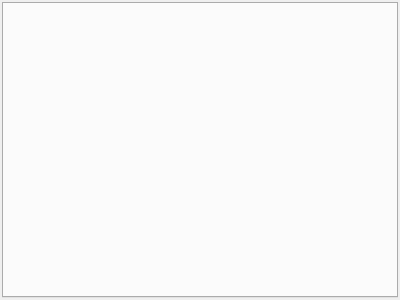
<?xml version="1.0" encoding="UTF-8"?>
<ui version="4.0">
 <class>MainDialogClass</class>
 <widget class="QDialog" name="MainDialogClass">
  <property name="geometry">
   <rect>
    <x>0</x>
    <y>0</y>
    <width>400</width>
    <height>300</height>
   </rect>
  </property>
  <property name="windowTitle">
   <string>Conceptual Tester</string>
  </property>
  <property name="windowIcon">
   <iconset resource="resources.qrc">
    <normaloff>:/icons/icons/applications-engineering.png</normaloff>:/icons/icons/applications-engineering.png</iconset>
  </property>
  <layout class="QVBoxLayout" name="verticalLayout">
   <property name="margin">
    <number>2</number>
   </property>
   <item>
    <widget class="QTabWidget" name="tabWidget"/>
   </item>
  </layout>
 </widget>
 <layoutdefault spacing="6" margin="11"/>
 <resources>
  <include location="resources.qrc"/>
 </resources>
 <connections/>
</ui>
